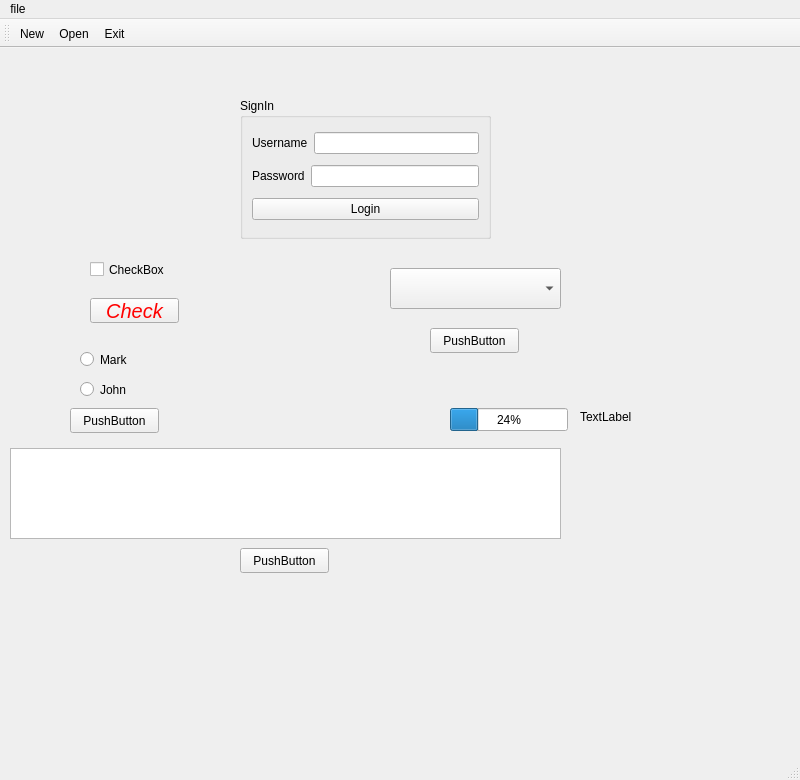
<?xml version="1.0" encoding="UTF-8"?>
<ui version="4.0">
 <class>MainWindow</class>
 <widget class="QMainWindow" name="MainWindow">
  <property name="geometry">
   <rect>
    <x>0</x>
    <y>0</y>
    <width>800</width>
    <height>780</height>
   </rect>
  </property>
  <property name="sizePolicy">
   <sizepolicy hsizetype="Preferred" vsizetype="Preferred">
    <horstretch>200</horstretch>
    <verstretch>200</verstretch>
   </sizepolicy>
  </property>
  <property name="windowTitle">
   <string>MainWindow</string>
  </property>
  <widget class="QWidget" name="centralwidget">
   <widget class="QGroupBox" name="groupBox">
    <property name="geometry">
     <rect>
      <x>240</x>
      <y>50</y>
      <width>251</width>
      <height>141</height>
     </rect>
    </property>
    <property name="title">
     <string>SignIn</string>
    </property>
    <layout class="QVBoxLayout" name="verticalLayout">
     <item>
      <layout class="QHBoxLayout" name="horizontalLayout">
       <item>
        <widget class="QLabel" name="label">
         <property name="text">
          <string>Username</string>
         </property>
        </widget>
       </item>
       <item>
        <widget class="QLineEdit" name="lineEdit_username"/>
       </item>
      </layout>
     </item>
     <item>
      <layout class="QHBoxLayout" name="horizontalLayout_2">
       <item>
        <widget class="QLabel" name="label_2">
         <property name="text">
          <string>Password</string>
         </property>
        </widget>
       </item>
       <item>
        <widget class="QLineEdit" name="lineEdit_password">
         <property name="echoMode">
          <enum>QLineEdit::Password</enum>
         </property>
        </widget>
       </item>
      </layout>
     </item>
     <item>
      <widget class="QPushButton" name="pushButton_Login">
       <property name="text">
        <string>Login</string>
       </property>
      </widget>
     </item>
    </layout>
   </widget>
   <widget class="QLabel" name="label_pic">
    <property name="geometry">
     <rect>
      <x>50</x>
      <y>70</y>
      <width>141</width>
      <height>121</height>
     </rect>
    </property>
    <property name="text">
     <string/>
    </property>
   </widget>
   <widget class="QLabel" name="label_3">
    <property name="geometry">
     <rect>
      <x>580</x>
      <y>360</y>
      <width>67</width>
      <height>17</height>
     </rect>
    </property>
    <property name="text">
     <string>TextLabel</string>
    </property>
   </widget>
   <widget class="QProgressBar" name="progressBar">
    <property name="geometry">
     <rect>
      <x>450</x>
      <y>360</y>
      <width>118</width>
      <height>23</height>
     </rect>
    </property>
    <property name="value">
     <number>24</number>
    </property>
   </widget>
   <widget class="QCheckBox" name="checkBox">
    <property name="geometry">
     <rect>
      <x>90</x>
      <y>210</y>
      <width>92</width>
      <height>23</height>
     </rect>
    </property>
    <property name="text">
     <string>CheckBox</string>
    </property>
   </widget>
   <widget class="QPushButton" name="pushButton_CheckBox">
    <property name="geometry">
     <rect>
      <x>90</x>
      <y>250</y>
      <width>89</width>
      <height>25</height>
     </rect>
    </property>
    <property name="styleSheet">
     <string notr="true">font-size: 20px;
font-style: italic;
color: red;</string>
    </property>
    <property name="text">
     <string>Check</string>
    </property>
   </widget>
   <widget class="QRadioButton" name="radioButton1">
    <property name="geometry">
     <rect>
      <x>80</x>
      <y>300</y>
      <width>112</width>
      <height>23</height>
     </rect>
    </property>
    <property name="text">
     <string>Mark</string>
    </property>
   </widget>
   <widget class="QRadioButton" name="radioButton_2">
    <property name="geometry">
     <rect>
      <x>80</x>
      <y>330</y>
      <width>112</width>
      <height>23</height>
     </rect>
    </property>
    <property name="text">
     <string>John</string>
    </property>
   </widget>
   <widget class="QPushButton" name="pushButton">
    <property name="geometry">
     <rect>
      <x>70</x>
      <y>360</y>
      <width>89</width>
      <height>25</height>
     </rect>
    </property>
    <property name="text">
     <string>PushButton</string>
    </property>
   </widget>
   <widget class="QComboBox" name="comboBox">
    <property name="geometry">
     <rect>
      <x>390</x>
      <y>220</y>
      <width>171</width>
      <height>41</height>
     </rect>
    </property>
   </widget>
   <widget class="QPushButton" name="pushButton_combo">
    <property name="geometry">
     <rect>
      <x>430</x>
      <y>280</y>
      <width>89</width>
      <height>25</height>
     </rect>
    </property>
    <property name="text">
     <string>PushButton</string>
    </property>
   </widget>
   <widget class="QListWidget" name="listWidget">
    <property name="geometry">
     <rect>
      <x>10</x>
      <y>400</y>
      <width>551</width>
      <height>91</height>
     </rect>
    </property>
   </widget>
   <widget class="QPushButton" name="pushButton_2">
    <property name="geometry">
     <rect>
      <x>240</x>
      <y>500</y>
      <width>89</width>
      <height>25</height>
     </rect>
    </property>
    <property name="text">
     <string>PushButton</string>
    </property>
   </widget>
  </widget>
  <widget class="QMenuBar" name="menubar">
   <property name="geometry">
    <rect>
     <x>0</x>
     <y>0</y>
     <width>800</width>
     <height>22</height>
    </rect>
   </property>
   <widget class="QMenu" name="menufile">
    <property name="title">
     <string>file</string>
    </property>
    <addaction name="actionNew"/>
    <addaction name="actionOpen"/>
    <addaction name="actionExit"/>
   </widget>
   <addaction name="menufile"/>
  </widget>
  <widget class="QStatusBar" name="statusbar"/>
  <widget class="QToolBar" name="toolBar">
   <property name="sizePolicy">
    <sizepolicy hsizetype="Preferred" vsizetype="Fixed">
     <horstretch>0</horstretch>
     <verstretch>0</verstretch>
    </sizepolicy>
   </property>
   <property name="windowTitle">
    <string>toolBar</string>
   </property>
   <attribute name="toolBarArea">
    <enum>TopToolBarArea</enum>
   </attribute>
   <attribute name="toolBarBreak">
    <bool>false</bool>
   </attribute>
   <addaction name="actionNew"/>
   <addaction name="actionOpen"/>
   <addaction name="actionExit"/>
  </widget>
  <action name="actionNew">
   <property name="icon">
    <iconset resource="resource.qrc">
     <normaloff>:/rec/img/new.jpg</normaloff>:/rec/img/new.jpg</iconset>
   </property>
   <property name="text">
    <string>New</string>
   </property>
  </action>
  <action name="actionOpen">
   <property name="icon">
    <iconset resource="resource.qrc">
     <normaloff>:/rec/img/open.jpg</normaloff>:/rec/img/open.jpg</iconset>
   </property>
   <property name="text">
    <string>Open</string>
   </property>
  </action>
  <action name="actionExit">
   <property name="icon">
    <iconset resource="resource.qrc">
     <normaloff>:/rec/img/close.png</normaloff>:/rec/img/close.png</iconset>
   </property>
   <property name="text">
    <string>Exit</string>
   </property>
  </action>
 </widget>
 <resources>
  <include location="resource.qrc"/>
 </resources>
 <connections/>
</ui>
